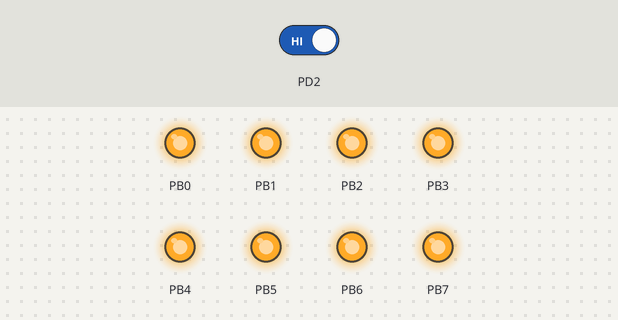
The program below on a simulated ATmega328P, built with avr-gcc and emulated at 16 MHz. On the bench: output pins drawn as LEDs (lit = HIGH). The inputs (shaded band) are chosen by the test bench; at power-on: PD2 HIGH.

Above: at 1.2 s.
1.3 s: PD2 driven LOW
At 2.3 s:
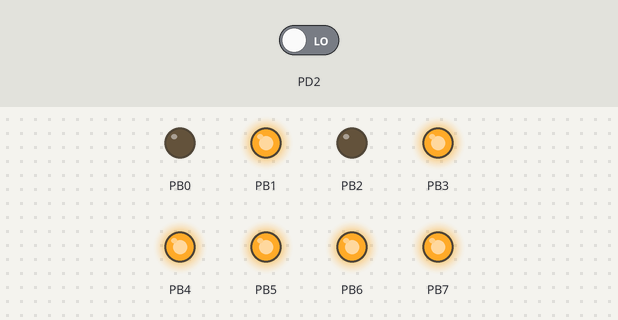
Timing chart, 0 to 4.3 s (numbered marks = the images above; inputs shaded):
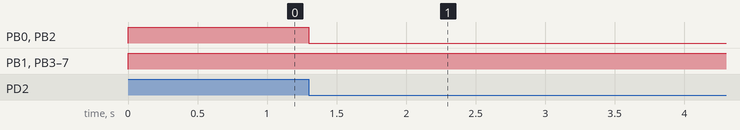

The program:

main.c
```c
/*
 * DA2B_C.c
 *
 * Created: 3/8/2019 4:21:14 PM
 * Author : Migggy
 */

#define F_CPU 16000000UL
#include <avr/io.h>
#include <util/delay.h>
#include <avr/interrupt.h>

int main(void)
{
	DDRB = 0xFF; //Set PB output
	DDRD = 0x00; // Set PD as input
	PORTD = 0x02 ; // Pull up
	PORTB = 0xFF; // Set LED off
	EICRA = 0x02; // make INT0 falling edge triggered
	EIMSK = (1<<INT0); //Enable external interrupt 0
	sei(); //Enable Interrupts
		while(1);
}
	ISR (INT0_vect) //ISR for external interrupt 0
{
	PORTB ^= 0x05; // toggle PORTB
	_delay_ms(1250); // 1.25 for falling edge
}
```

Measured:
- after the input at 1.3 s, PB0, PB2: HIGH → LOW at once
